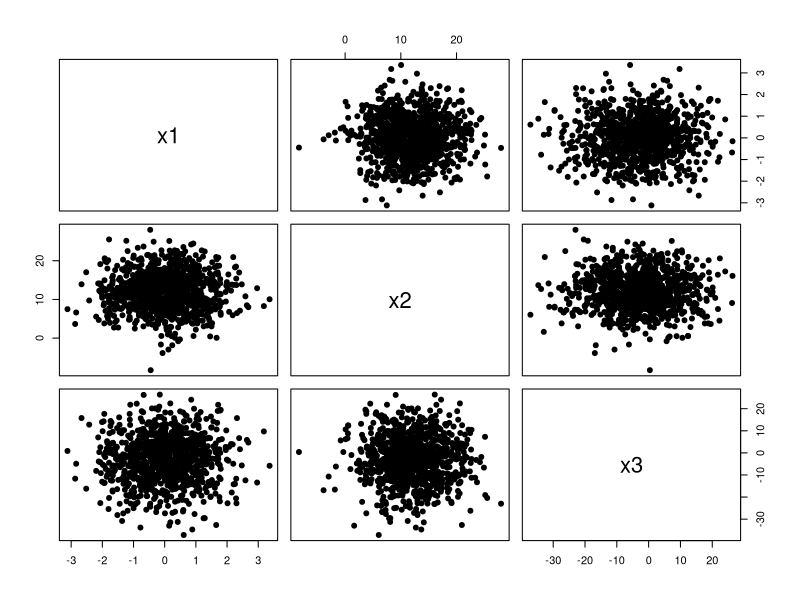
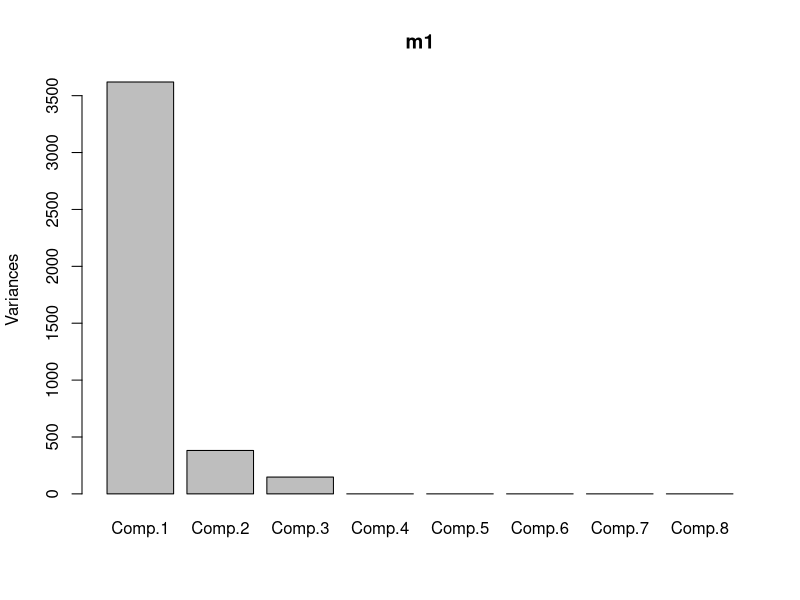
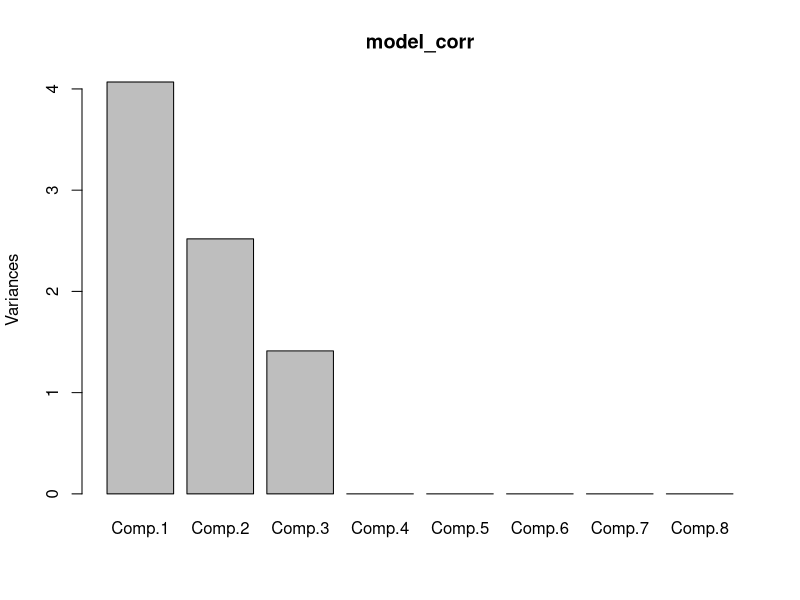
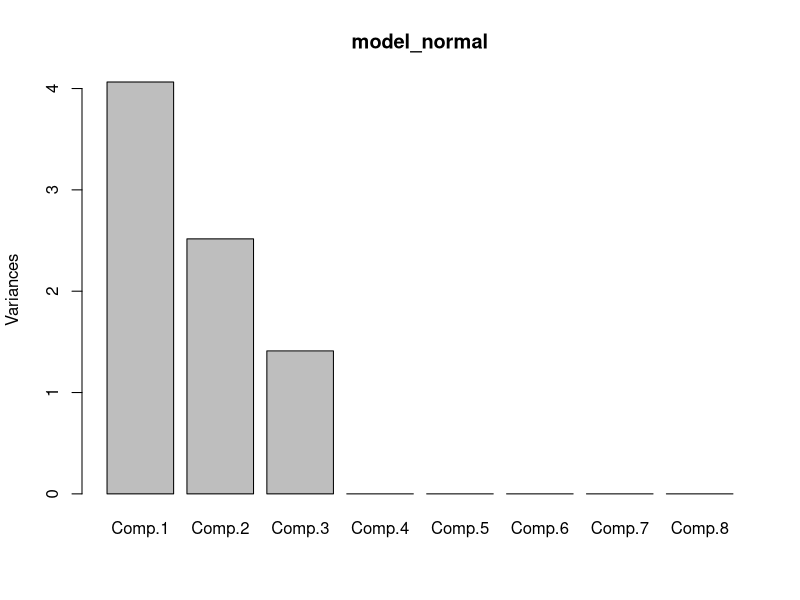
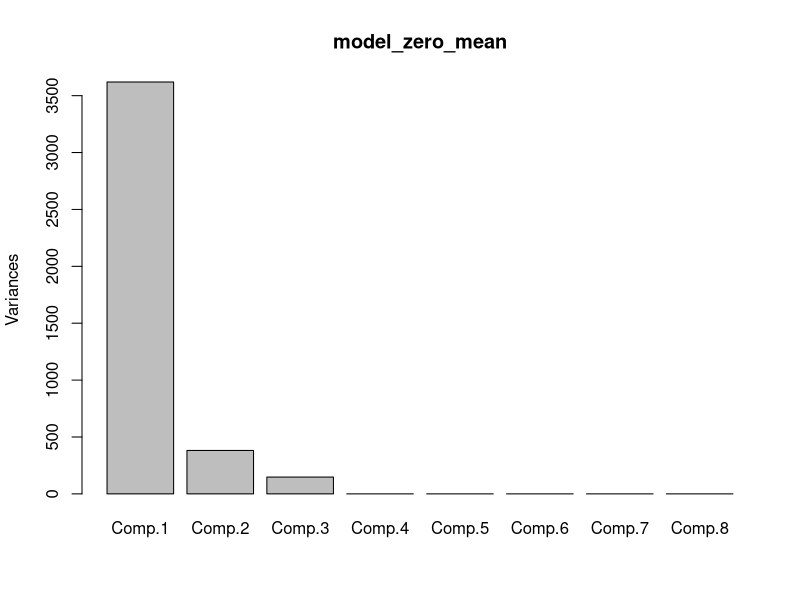
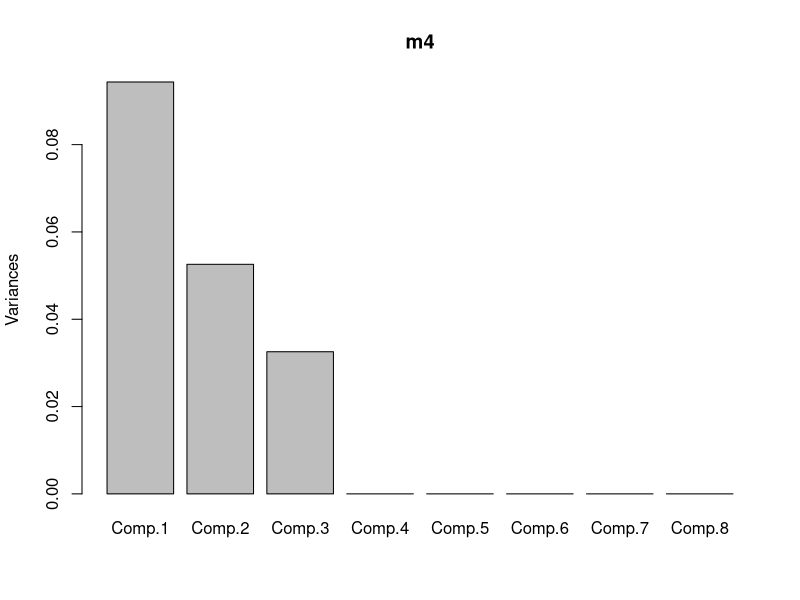

Source code (R) for these figures, in order:
## 原始数据
n <- 1000
set.seed(4546576)
data <- data.frame(x1 = rnorm(n), 
                   x2 = rnorm(n, mean=12,sd=5), 
                   x3 = 3*rnorm(n, mean=-1,sd=3.5))
cor(data)
pairs(data,pch=19)


## 衍生数据
derive_data <- cbind(data,
                     x4=10*jitter(data$x1), 
                     x5=jitter(data$x2+0.6*data$x3),
                     x6=12*jitter(data$x1+data$x2),
                     x7=16*jitter(data$x1),
                     x8=7*jitter(data$x1))
cor(derive_data)



# 方法：直接pca
m1 <- princomp(derive_data)
summary(m1)
plot(m1)

# 方法：使用关联系数
model_corr <- princomp(covmat = cor(derive_data))
summary(model_corr)
plot(model_corr)

# 方法：标准正规化，效果与关联系数一致
data_normal <- as.data.frame(scale(derive_data, 
                                  center=T,
                                  scale=T))
model_normal <- princomp(data_normal)
plot(model_normal)
summary(model_normal)

# 方法：仅将平均设置为1 结果与方案1一致
data_zero_mean <- as.data.frame(scale(derive_data, 
                                      center=T,
                                      scale=F))
model_zero_mean <- princomp(data_zero_mean)
plot(model_zero_mean)
summary(model_zero_mean)

# 方案4 01正规化
minMaxScale <- function(data) {
  max_list <- apply(data,2,max)
  min_list <- apply(data,2,min)
  range_list <- max_list - min_list
  
  scale_data <- data
  for(i in 1:ncol(scale_data)) {
    scale_data[,i] <- (scale_data[,i] - min_list[i])/range_list[i]
  }
  return(scale_data)
}
scale_data_2 <- minMaxScale(derive_data)
m4 <- princomp(scale_data_2)
summary(m4)
plot(m4)

# 添加一个异类主导的例子



# # 方法4 只计算衍生数据的主成份
# only_derive_data <- scale_data[,4:8]
# m4 <- princomp(only_derive_data)
# plot(m4)
# summary(m4)
# 
# # 方法5 只计算衍生数据，使用相关系数
# m5 <- princomp(covmat = cor(derive_data[,4:8]))
# plot(m5)
# summary(m5)


# 据网上问下，当scale是正规化时，correlation与normal等价
# https://www.researchgate.net/post/What_is_the_best_way_to_scale_parameters_before_running_a_Principal_Component_Analysis_PCA
# 方法6 比较先正规化，在pca和直接pca cor的效果，应该一样，还有减去平均值。



